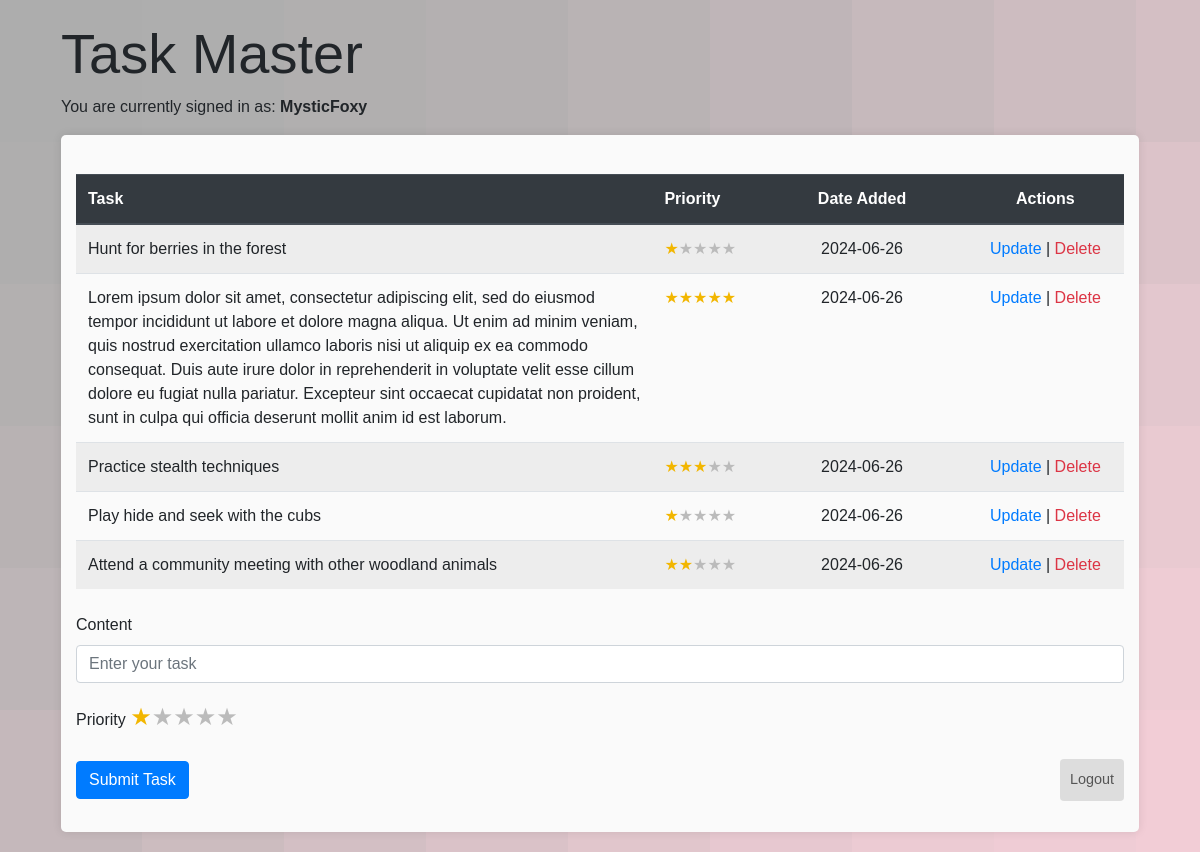
Page /dashboard (signed in) on the committed database.
### models.py (models this page shows)
class User(db.Model, UserMixin):
    id = db.Column(db.Integer, primary_key=True)
    username = db.Column(db.String(30), nullable=False)
    password = db.Column(db.String(96), nullable=False)
    email = db.Column(db.String(60), nullable=False, unique=True)
    date_created = db.Column(db.DateTime, default=datetime.now)
    todos = db.relationship('Todo', backref='author', lazy=True)

class Todo(db.Model):
    id = db.Column(db.Integer, primary_key=True)
    content = db.Column(db.String(4000), nullable=False)
    date_created = db.Column(db.DateTime, default=datetime.now)
    user_id = db.Column(db.Integer, db.ForeignKey('user.id'), nullable=False)
    priority = db.Column(db.Integer, default=1)

### app.py (the view, shortened to what this page needs)
@app.route('/dashboard', methods=['GET', 'POST'])
@login_required
def dashboard():
    form = TodoForm()
    todos = Todo.query.filter_by(user_id=current_user.id).all()
    return render_template('dashboard.html', form=form, todos=todos)

### forms.py
class TodoForm(FlaskForm):
    content = StringField(validators=[InputRequired(), Length(max=4000)], render_kw={"placeholder": "Enter your task"})
    priority = SelectField('Priority', choices=[(1, '1'), (2, '2'), (3, '3'), (4, '4'), (5, '5')], coerce=int, default=1)
    submit = SubmitField("Submit Task")

### app.py (called while the page is built)
@login_manager.user_loader
def load_user(user_id):
    return User.query.get(int(user_id))

### templates/dashboard.html (shortened to what this page needs)
{% extends 'base.html' %}
{% block content %}
<div class="content px-3">
    <h1 class="display-4">Task Master</h1>
    <p>You are currently signed in as: <strong>{{ current_user.username }}</strong></p>
    <div class="task-box">
        {% if todos|length < 1 %}
        <h4 class="text-center mt-4">There are no tasks. Create one below!</h4>
        {% else %}
        <table class="table table-striped mt-4">
            <thead class="thead-dark">
                <tr>
                    <th style="width: 55%;">Task</th>
                    <th style="width: 10%;">Priority</th>
                    <th style="width: 20%;" class="text-center">Date Added</th>
                    <th style="width: 15%;" class="text-center">Actions</th>
                </tr>
            </thead>
            <tbody>
            {% for todo in todos %}
                <tr>
                    <td>{{ todo.content }}</td>
                    <td>
                        <div class="task-priority">
                            {% set priority = todo.priority if todo.priority is not none else 1 %}
                            {% for i in range(1, 6) %}
                                <span class="{{ 'filled' if i <= priority else 'empty' }}">&#9733;</span>
                            {% endfor %}
                        </div>
                    </td>
                    <td class="text-center">{{ todo.date_created.date() }}</td>
                    <td class="text-center">
                        <a href="/update/{{todo.id}}" class="text-primary">Update</a> |
                        <a href="/delete/{{todo.id}}" class="text-danger">Delete</a>
                    </td>
                </tr>
            {% endfor %}
            </tbody>
        </table>
        {% endif %}
        <form action="{{ url_for('dashboard') }}" method="POST" class="mt-4">
            <div class="form-group">
                {{ form.content.label(class="form-label") }}
                {{ form.content(class="form-control") }}
            </div>
            <div class="form-group">
                {{ form.priority.label(class="form-label") }}
                <div class="star-rating">
                    {% for i in range(5, 0, -1) %}
                        <label for="star{{ i }}">&#9733;</label>
                    {% endfor %}
                </div>
            </div>
            <div class="form-group form-buttons">
                {{ form.submit(class="btn btn-primary") }}
                <a href="{{ url_for('logout') }}" class="btn btn-secondary">Logout</a>
            </div>
        </form>
    </div>
</div>
{% endblock %}

### templates/base.html (shortened to what this page needs)
<!doctype html>
<html lang="en">
<head>
    <link href="https://stackpath.bootstrapcdn.com/bootstrap/4.5.2/css/bootstrap.min.css" rel="stylesheet">
    <link href="{{ url_for('static', filename='css/main.css') }}" rel="stylesheet">
</head>
<body>
    <div class="container">
        {% block content %}{% endblock %}
    </div>
</body>
</html>

### static/css/main.css (style rules this page uses)
body { font-family: Arial, sans-serif; background-color: #eaeaea; display: flex; justify-content: center; align-items: center; min-height: 100vh; margin: 0; position: relative; background-color: #5D737E; background-attachment: fixed; background-size: cover; }
.content { width: 100%; max-width: 1200px; padding: 20px; box-sizing: border-box; }
.task-box { background-color: #fafafa; padding: 15px; border-radius: 5px; box-shadow: 0 0 10px rgba(0,0,0,0.1); }
.form-buttons { display: flex; justify-content: space-between; align-items: center; }
.table td, .table th { overflow: hidden; text-overflow: ellipsis; }
.table th { width: auto; }
.text-center { text-align: center; }
.task-priority { display: inline-flex; }
.task-priority .filled { color: #f2b600; }
.task-priority .empty { color: #bbb; }
.star-rating { direction: rtl; display: inline-flex; }
.star-rating label { font-size: 1.5em; color: #bbb; cursor: pointer; }
.star-rating input[type=radio]:checked ~ label { color: #f2b600; }
.btn-secondary { background-color: #dddddd; color: #555555; border: none; font-size: 0.9rem; padding: 10px; }

### templates/dashboard.html (style rules this page uses)
body { background-color: #ADADAD; background-attachment: fixed; background-size: cover; }

### rows in the picture
User: username "MysticFoxy"
Todo: content "Hunt for berries in the forest", date_created "2024-06-26"
Todo: content "Lorem ipsum dolor sit amet, consectetur adipiscing elit, sed do eiusmod tempor incididunt ut labore et dolore magna aliqua. Ut enim ad minim veniam, quis nostrud exercitation ullamco laboris nisi ut aliquip ex ea commodo consequat. Duis aute irure dolor in reprehenderit in voluptate velit esse cillum dolore eu fugiat nulla pariatur. Excepteur sint occaecat cupidatat non proident, sunt in culpa qui officia deserunt mollit anim id est laborum.", date_created "2024-06-26"
Todo: content "Practice stealth techniques", date_created "2024-06-26"
Todo: content "Play hide and seek with the cubs", date_created "2024-06-26"
Todo: content "Attend a community meeting with other woodland animals", date_created "2024-06-26"
